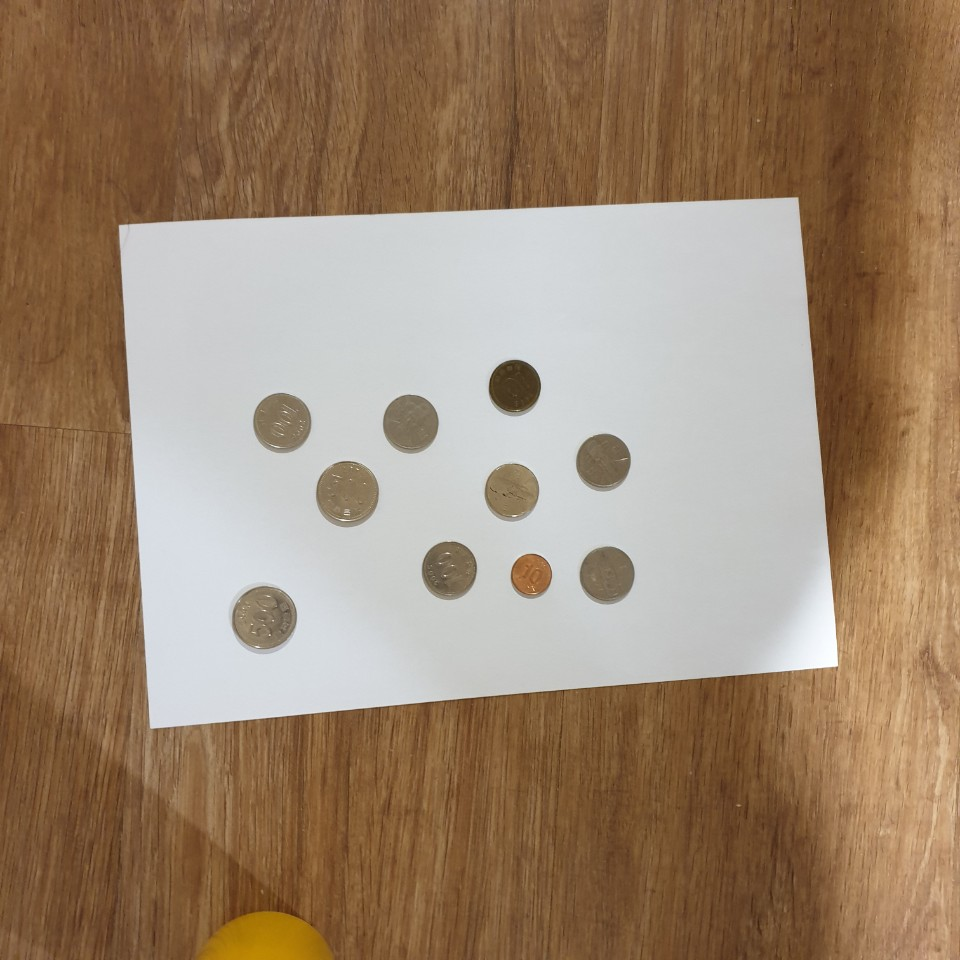
#> input picture money.jpg, 960 x 960 px
$ jupyter execute --allow-errors '동전겹치기 수정.ipynb'   (older library calls are emulated)
#> lines starting #> are read from the running program, lines starting #| are printed output that depends on the picture; after the words box and inside, x2 and y2 are one past the last pixel; in counts of white or black regions, pixels touching at a corner belong together
[cell 1]
import numpy as np
import cv2
from matplotlib import pyplot as plt

[cell 2]
#image 흑백처리, 이진화 (그냥 Threshold)

img = cv2.imread('money.jpg')
#> img is the input picture: shape (960, 960, 3); mean B, G, R 110.7, 133.5, 156.5
img_ori = img.copy()
img_gray = cv2.cvtColor(img,cv2.COLOR_BGR2GRAY)
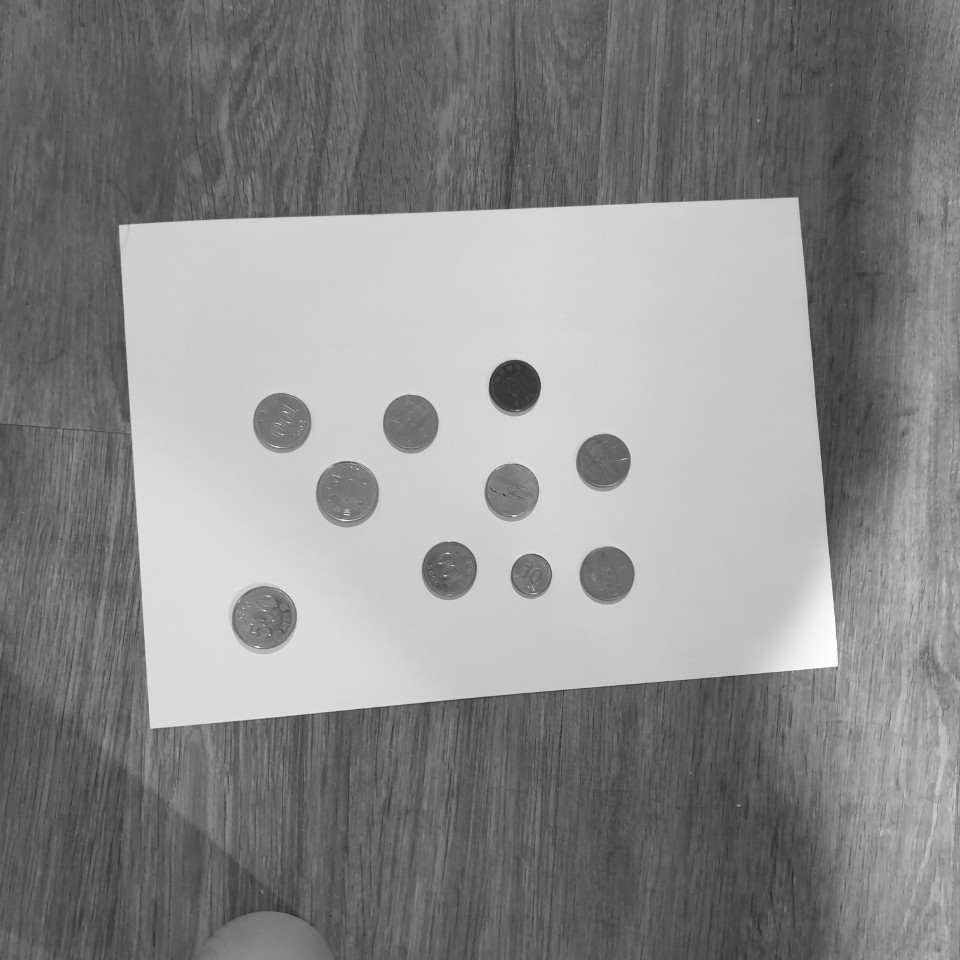
#> img_gray: shape (960, 960); min 41, max 255, mean 137.8

# Blurring

dst = cv2.bilateralFilter(img_gray, 10, 100, 100) # Bilateral Filtering
dst1 = cv2.GaussianBlur(img_gray, (5,5), 0)       # GaussianBlur
dst2 = cv2.medianBlur(img_gray, 9)                # Median Blur


plt.figure(figsize=(15,15))
plt.subplot(121), plt.imshow(img_gray, cmap='gray'), plt.title('Gray Image'), plt.axis('off')
plt.subplot(122), plt.imshow(dst1, cmap='gray'), plt.title('Blurred Image'), plt.axis('off')
plt.show()
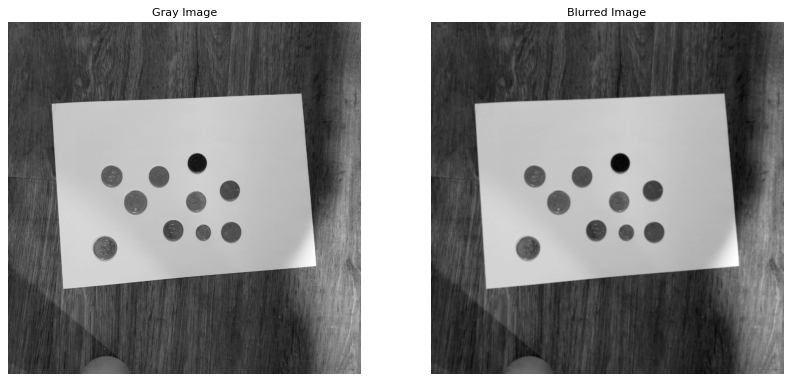
#> figure drawn by matplotlib, 2 panels

[cell 3]
# Thresholding

ret_threshold, binary_img = cv2.threshold(dst2,
                                          170,
                                          255,
                                          cv2.THRESH_BINARY_INV)
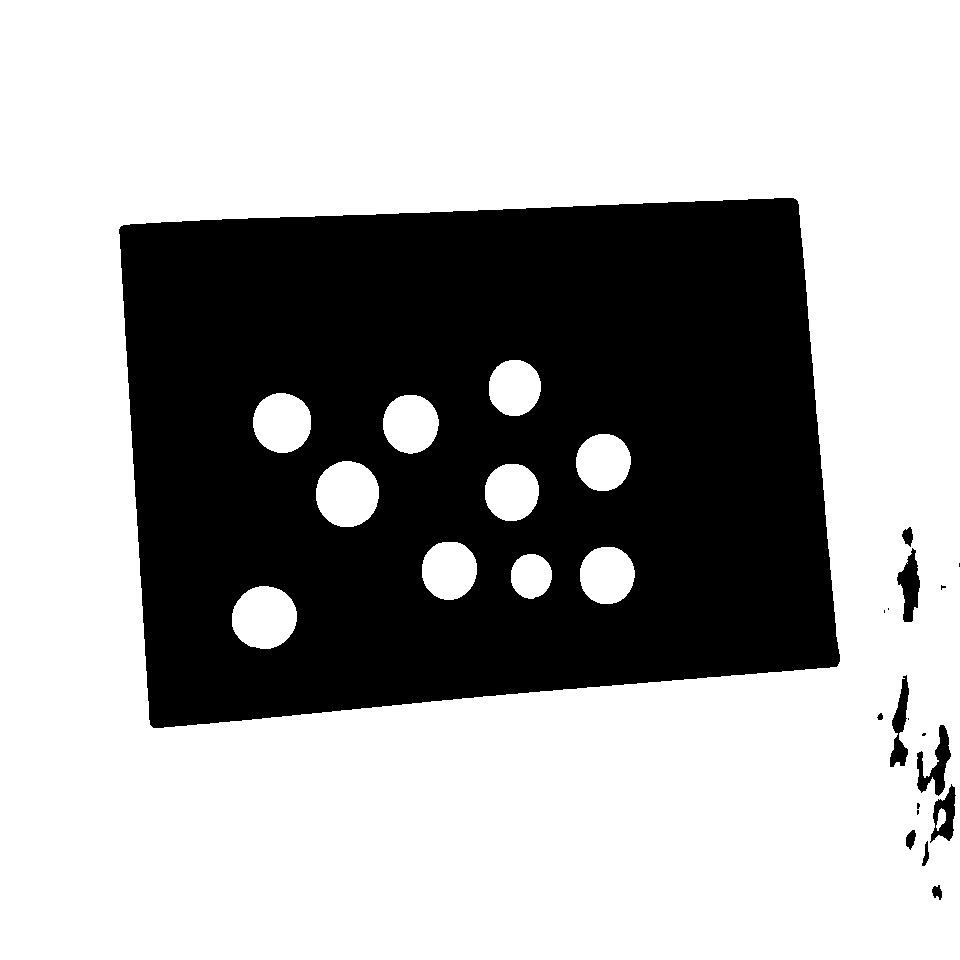
#> binary_img: shape (960, 960); 66.1% white; 18 black regions (8 under 20 px), largest, box (x1, y1, x2, y2) and area: (119, 198, 840, 728) 308216, (917, 725, 951, 796) 1012, (897, 548, 920, 622) 949
binary_img = cv2.bitwise_not(binary_img)
#> binary_img: shape (960, 960); 33.9% white; 18 white regions (8 under 20 px)


plt.figure(figsize=(15,15))
plt.subplot(121), plt.imshow(binary_img, cmap='gray'), plt.title('Binary Image'), plt.axis('off')
plt.show()

[cell 4]
#contour을 찾고 A4용지의 외곽선 그리기
img, contour, hierarchy = cv2.findContours(binary_img,
                                            cv2.RETR_EXTERNAL,
                                            cv2.CHAIN_APPROX_SIMPLE)
#> contour = 18 contours, 8 with area under 20; largest, box (x1, y1, x2, y2) and area: (119, 198, 840, 728) 332730, (917, 725, 951, 796) 890, (897, 548, 920, 622) 867, (930, 784, 956, 843) 800, (890, 675, 909, 767) 757

img = img_ori.copy()

# Draw Contour with Blue
cv2.drawContours(img, contour, -1, (255,0,0), 3)
plt.figure()
plt.imshow(cv2.cvtColor(img,cv2.COLOR_BGR2RGB))

[cell 5]
#그려진 외곽선을 바탕으로 꼭짓점 찾기 (perspective point)

cnt=contour[-1]
#> cnt = contour of 340 points, box (x1, y1, x2, y2) (119, 198, 840, 728), area 332730

#좌표점의 순서는 빨->검->파->녹
leftmost = tuple(cnt[cnt[:,:,0].argmin()][0])
#> leftmost = (119, 229)
rightmost = tuple(cnt[cnt[:,:,0].argmax()][0])
#> rightmost = (839, 661)
topmost = tuple(cnt[cnt[:,:,1].argmin()][0])
#> topmost = (774, 198)
bottommost = tuple(cnt[cnt[:,:,1].argmax()][0])
#> bottommost = (153, 727)

# 좌표 표시하기
cv2.circle(img,leftmost,20,(255,0,0),-1) #빨강
cv2.circle(img,rightmost,20,(0,255,0),-1) #녹색
cv2.circle(img,topmost,20,(0,0,255),-1) #파랑
cv2.circle(img,bottommost,20,(0,0,0),-1) #검정

img = cv2.drawContours(img, cnt, -1, (255,255,255), 5)
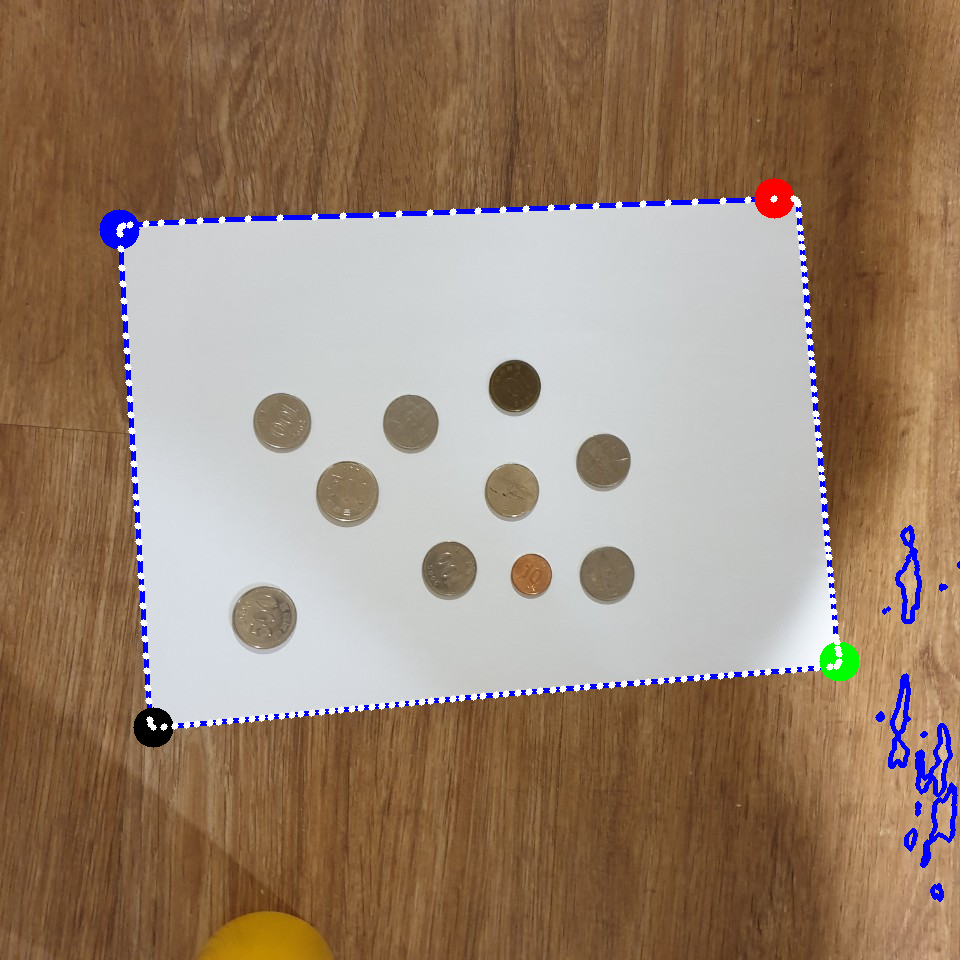
#> img: shape (960, 960, 3); mean B, G, R 112.4, 131.8, 154.4

plt.imshow(img)

[cell 6]
print(leftmost)
#| (119, 229)
print(bottommost)
#| (153, 727)
print(topmost)
#| (774, 198)
print(rightmost)
#| (839, 661)

[cell 7]
print(leftmost)
#| (119, 229)
print(bottommost)
#| (153, 727)
print(topmost)
#| (774, 198)
print(rightmost)
#| (839, 661)

[cell 8]
#현재 수정중에 있음

points = [leftmost,bottommost,topmost,rightmost]
#> points = [(119, 229), (153, 727), (774, 198), (839, 661)]
temppoints = points
#> temppoints = [(119, 229), (153, 727), (774, 198), (839, 661)]

print(points)
#| [(119, 229), (153, 727), (774, 198), (839, 661)]
i = 0
xs=0;
ys=0;
xl=0;
yl=0;
xsmall = 1000;
ysmall = 1000;
xlarge = 0;
ylarge = 0;
for i in range(4):
    print(points[i])
    if(points[i][0] < xsmall) :
        xsmall = points[i][0]
        xs=i
    if(points[i][0] > xlarge):
        xlarge = points[i][0]
        xl=i
    if(points[i][1] < ysmall) :
        ysmall = points[i][1]
        ys=i
    if(points[i][1] > ylarge):
        ylarge = points[i][1]
        yl=i
    print(xsmall, xlarge, ysmall, ylarge)
    print(xs, xl, ys, yl)
#> this loop made 4 passes
#> (xsmall, xlarge, ysmall, ylarge) on pass 1: (119, 119, 229, 229)
#| (119, 229)
#| 119 119 229 229
#| (153, 727)
#| 119 153 229 727
#| (774, 198)
#| 119 774 198 727
#| (839, 661)
#| 119 839 198 727
#> after the loop, xl = 3; xlarge = 839; xs = 0; xsmall = 119; yl = 1; ylarge = 727; ys = 2; ysmall = 198

leftmost = temppoints[xs]
bottommost = temppoints[yl]
topmost = temppoints[ys]
rightmost = temppoints[xl]

print(leftmost)
#| (119, 229)
print(bottommost)
#| (153, 727)
print(topmost)
#| (774, 198)
print(rightmost)
#| (839, 661)

[cell 9]
#prospective Transform
pts1 = np.float32([topmost, leftmost, rightmost, bottommost])
#> pts1 = [[774, 198], [119, 229], [839, 661], [153, 727]]
#pts1 = np.float32([leftmost,bottommost,topmost,rightmost])

# 좌표의 이동점
pts2 = np.float32([[0,0],[0,437],[640,0],[640,437]])

M = cv2.getPerspectiveTransform(pts1, pts2)
#> M = [[0.0649, 1.37, -321.9], [-0.673, 0.0945, 502.4], [-9.35e-05, 0.000117, 1]]

dst = cv2.warpPerspective(img, M, (640,437))
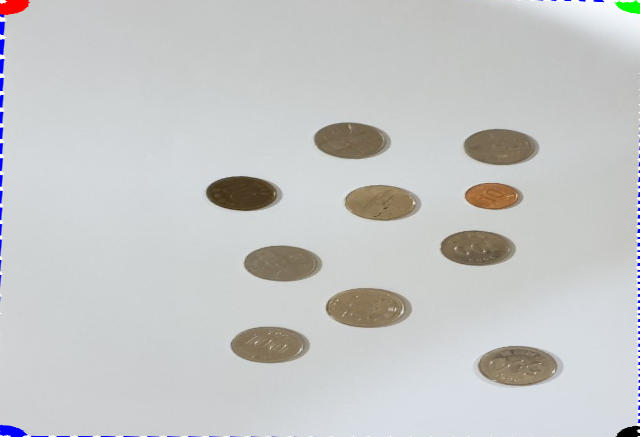
#> dst: shape (437, 640, 3); mean B, G, R 199.3, 199.6, 198.4


plt.subplot(121),plt.imshow(img),plt.title('image')
plt.subplot(122),plt.imshow(dst),plt.title('Perspective')
plt.show()
#> figure, not shown here; B, G, R data is drawn as R, G, B

cv2.imshow('img',dst)
cv2.waitKey(0)
cv2.destroyAllWindows()


# 이미지 저장하기
cv2.imwrite('done.jpg', dst)
#> Out = True

[cell 10]
# 방법 1) 한번에 찾는 방법

overlap = cv2.imread('done.jpg', 0)              # 위에서까지 실행한 이미지를 'done.jpg'라고 저장하고, overlap에 불러옴
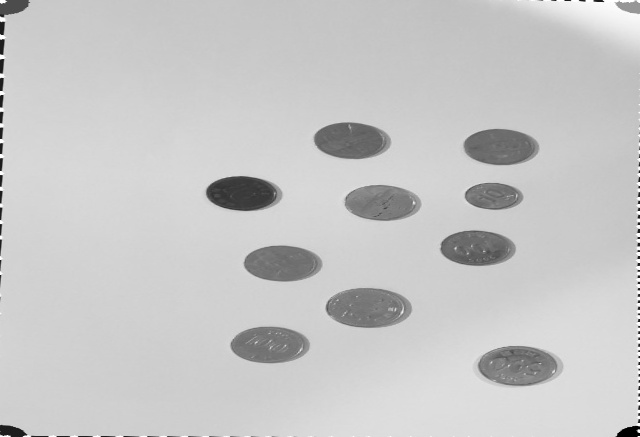
#> overlap: shape (437, 640); min 0, max 255, mean 199.2
overlap = cv2.medianBlur(overlap, 5)             # Blur 처리해서 noise를 제거한다
cimg = cv2.cvtColor(overlap, cv2.COLOR_GRAY2BGR)

# 겹친 동전의 모양까지 원으로 검출하는 기준을 정의한다
circles = cv2.HoughCircles(overlap, cv2.HOUGH_GRADIENT, 1, 50, np.array([]), param1=50, param2=25, minRadius=15, maxRadius=50)
#> circles = empty array
circles = np.uint16(np.around(circles))

# 위 조건에 맞춰 cimg에 원을 그린다
#> (the rest of this cell did not finish here and is left out)

[cell 11]
# 방법 2) 함수로 정의해서 원을 하나씩 순차적으로 찾는 방법 (한번에 찾게 수정해도 됨)
# 원을 찾지 못할 경우까지 고려
# 순서가 헷갈리니까 찾을 때 순서를 나타내는 숫자를 넣어야 할까

def findCircle():
    overlap = cv2.imread('done.jpg', 0)
    overlap = cv2.medianBlur(overlap, 5)
    cimg = cv2.cvtColor(overlap, cv2.COLOR_GRAY2BGR)

    circles = cv2.HoughCircles(overlap, cv2.HOUGH_GRADIENT, 1, 50, np.array([]),
                               param1=50, param2=25, minRadius=24, maxRadius=50)
#> circles = empty array
    circles = np.uint16(np.around(circles))

    if circles is not None:
        circles = np.uint16(np.around(circles))

        for circ in circles[0,:]:
            cv2.circle(cimg, (circ[0], circ[1]), circ[2], (0,255,0), 2)
            cv2.circle(cimg, (circ[0], circ[1]), 2, (255,0,0), 3)

            cv2.imshow('Circles detected', cimg)
            cv2.waitKey(0)
            cv2.destroyAllWindows()

            plt.figure(figsize=(5,5))
            plt.imshow(cimg), plt.axis('off')
#> this loop made 0 passes
    else:
        print('원을 찾을 수 없음')

    plt.show()
